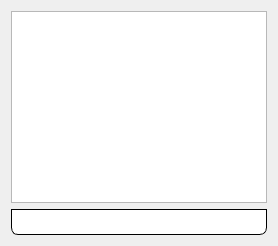
      <widget class="QWidget" name="layoutWidget">
       <layout class="QVBoxLayout" name="verticalLayout_3">
        <item>
         <widget class="QSplitter" name="splitterVertical">
          <property name="sizePolicy">
           <sizepolicy hsizetype="Preferred" vsizetype="Expanding">
            <horstretch>0</horstretch>
            <verstretch>3</verstretch>
           </sizepolicy>
          </property>
          <property name="orientation">
           <enum>Qt::Vertical</enum>
          </property>
          <widget class="ExperimentTree" name="experimentTree">
           <property name="sizePolicy">
            <sizepolicy hsizetype="Expanding" vsizetype="Expanding">
             <horstretch>2</horstretch>
             <verstretch>0</verstretch>
            </sizepolicy>
           </property>
           <property name="styleSheet">
            <string notr="true">QTreeView {
     alternate-background-color: yellow;
icon-size: 26px;

 } 

QTreeView {
     show-decoration-selected: 1;
 }

 QTreeView::item {
      border: 1px solid #BBBBFF;
     border-top-color: transparent;
     border-bottom-color: transparent;
 }

 QTreeView::item:hover {
     background: qlineargradient(x1: 0, y1: 0, x2: 0, y2: 1, stop: 0 #e7effd, stop: 1 #cbdaf1);
     border: 1px solid #bfcde4;
 }

 QTreeView::item:selected {
     border: 1px solid #567dbc;
 }

 QTreeView::item:selected:active{
     background: qlineargradient(x1: 0, y1: 0, x2: 0, y2: 1, stop: 0 #6ea1f1, stop: 1 #567dbc);
 }

 QTreeView::item:selected:!active {
     background: qlineargradient(x1: 0, y1: 0, x2: 0, y2: 1, stop: 0 #6b9be8, stop: 1 #577fbf);
 }
</string>
           </property>
           <property name="iconSize">
            <size>
             <width>28</width>
             <height>28</height>
            </size>
           </property>
           <property name="sortingEnabled">
            <bool>true</bool>
           </property>
           <property name="animated">
            <bool>true</bool>
           </property>
           <attribute name="headerVisible">
            <bool>false</bool>
           </attribute>
          </widget>
         </widget>
        </item>
        <item>
         <widget class="QProgressBar" name="progressBar">
          <property name="enabled">
           <bool>false</bool>
          </property>
          <property name="styleSheet">
           <string notr="true">QProgressBar {
                                         border: 1px solid black;
                                         text-align: center;
											  color: white;
                                         padding: 1px;
                                         border-bottom-right-radius: 7px;
                                         border-bottom-left-radius: 7px;
                                         background: QLinearGradient( x1: 0, y1: 0, x2: 1, y2: 0,
                                         stop: 0 #eee,
                                         stop: 0.5 #ddd,
                                         stop: 1 #eee );
                                         width: 15px;
                                         }
                                         
                                         QProgressBar::chunk {
                                         background: QLinearGradient( x1: 0, y1: 0, x2: 1, y2: 0,
                                         stop: 0 #78d,
                                         stop: 1 #238 );
                                         border-bottom-right-radius: 7px;
                                         border-bottom-left-radius: 7px;
                                         border: 1px solid black;
                                         }</string>
          </property>
          <property name="value">
           <number>0</number>
          </property>
         </widget>
        </item>
       </layout>
      </widget>
